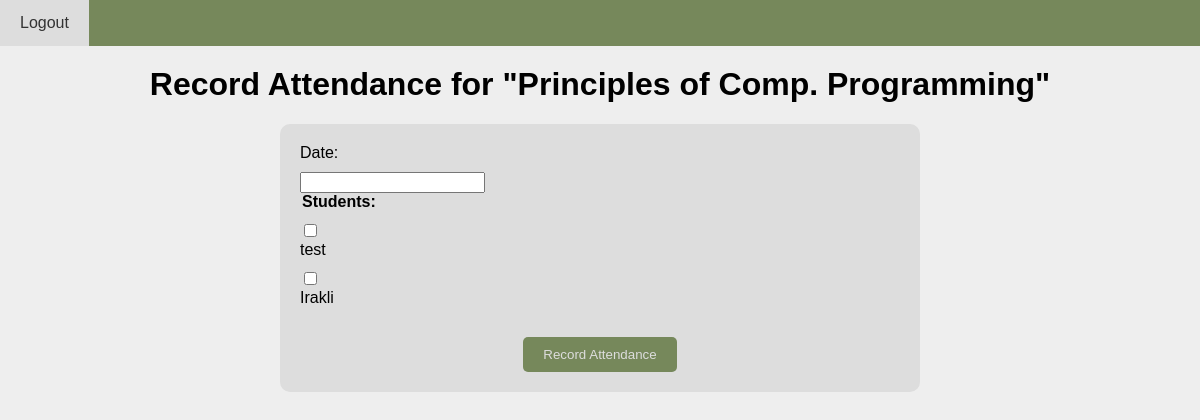
Page /student/record-attendance/1/ on the earlier database version.
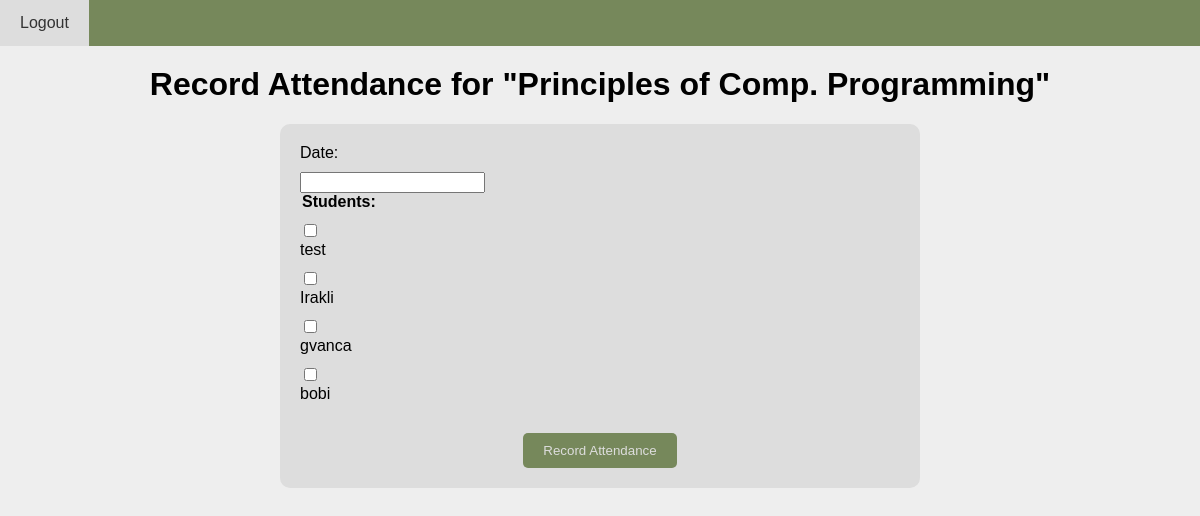
Same page on the later database version.
### student/models.py (models this page shows)
class Subject(models.Model):
    lecturers = models.ManyToManyField('Lecturer', related_name='subjects')
    title = models.CharField(max_length=255, verbose_name=_("Subject Name"))
    description = models.TextField(verbose_name=_("Subject Description"))
    syllabus = models.FileField(upload_to='syllabus/', verbose_name=_("Syllabus"))
    faculties = models.ManyToManyField(Faculty, related_name='subjects')
    def __str__(self):
        return self.title
    class Meta:
        verbose_name = _('Subject')
        verbose_name_plural = _('Subjects')

class CustomUser(AbstractUser):
    is_student = models.BooleanField(default=False)
    is_lecturer = models.BooleanField(default=False)
    subjects = models.ManyToManyField('Subject', related_name='students',
                                      verbose_name=_('Subjects'))
    def __str__(self):
        return self.username

### student/views.py (the view)
# urls.py: path('record-attendance/<int:subject_id>/', views.record_attendance, name='record_attendance'),
def record_attendance(request, subject_id):
    subject = get_object_or_404(Subject, pk=subject_id)
    students = CustomUser.objects.filter(student_profile__subjects=subject)
    if request.method == 'POST':
        form = AttendanceForm(request.POST)
        if form.is_valid():
            attendance = form.save(commit=False)
            attendance.subject = subject
            attendance.save()
            form.save_m2m()
            messages.success(request, 'Attendance recorded successfully.')
            return redirect('record_attendance', subject_id=subject_id)
        else:
            for field, errors in form.errors.items():
                for error in errors:
                    messages.error(request, f"Error in {field}: {error}")
    else:
        form = AttendanceForm()
    return render(request, 'record_attendance.html', {'form': form, 'subject': subject, 'students': students})

### student/forms.py
class AttendanceForm(forms.ModelForm):
    class Meta:
        model = Attendance
        fields = ['date', 'students']

### student/templates/record_attendance.html (shortened to what this page needs)
<!DOCTYPE html>
<html lang="en">
<head>
</head>
<nav>
    <a href="{% url 'logout_' %}">Logout</a>
</nav>
<body>
    <h1>Record Attendance for "{{ subject }}"</h1>
    <form method="post">
        <label for="id_date">Date:</label>
        {{ form.date }}
        <fieldset>
            <legend>Students:</legend>
            {% for student in students %}
                <div>
                    <input type="checkbox" id="student_{{ student.id }}" name="students" value="{{ student.id }}">
                    <label for="student_{{ student.id }}">{{ student }}</label>
                </div>
            {% endfor %}
        </fieldset>
        <button type="submit">Record Attendance</button>
    </form>
</body>
</html>

### student/templates/record_attendance.html (style rules this page uses)
body { font-family: Arial, sans-serif; margin: 0; padding: 0; background-color: #EEEEEE; }
h1 { text-align: center; margin-top: 20px; }
form { max-width: 600px; margin: 0 auto; padding: 20px; background-color: #DDDDDD; border-radius: 10px; }
label { display: block; margin-bottom: 10px; }
fieldset { border: none; margin: 0; padding: 0; }
legend { font-weight: bold; margin-bottom: 10px; }
input[type="checkbox"] { margin-right: 10px; }
button { display: block; margin: 20px auto 0; padding: 10px 20px; background-color: #76885B; color: #DDDDDD; border: none; border-radius: 5px; cursor: pointer; }
nav { background-color: #76885B; overflow: hidden; }
nav a { float: left; display: block; color: #DDDDDD; text-align: center; padding: 14px 20px; text-decoration: none; }

Differences in the rows shown:
added CustomUser: username "gvanca"
added CustomUser: username "bobi"
